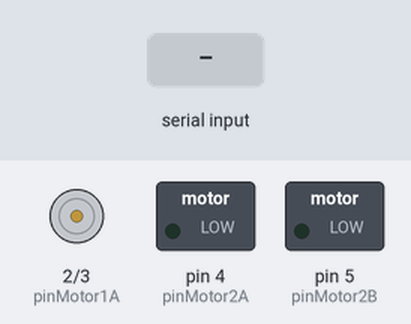
Simulated run of this sketch. Board: Arduino Uno, built with avr-gcc and run on an emulated ATmega328P. On the bench: motor-driver pin pairs drawn as motors (green arrow = first pin HIGH = forward, orange = second pin HIGH = backward, longer = more drive), switched loads named in the sketch (green lamp = pin HIGH). The inputs (shaded band) are chosen by the test bench.

Above: at 1.2 s.
1.3 s: "a" received over Serial
At 1.8 s:
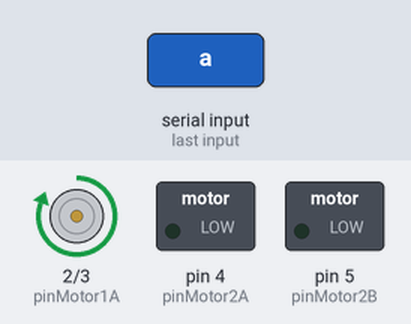
3.8 s: "d" received over Serial
At 4.6 s:
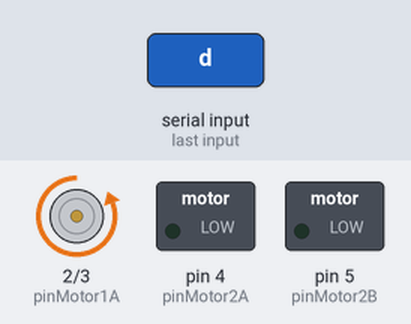
Timing chart, 0 to 6.8 s (numbered marks = the images above; inputs shaded):
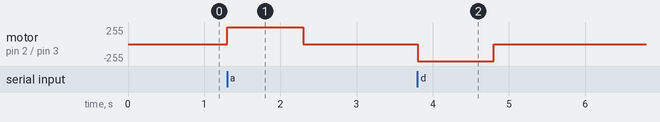

The sketch:

motores2.ino
```cpp
const int pinMotor1A = 2;
const int pinMotor1B = 3;

const int pinMotor2A = 4;
const int pinMotor2B = 5;


void setup() {
  // put your setup code here, to run once:
  Serial.begin(9600);
  pinMode(pinMotor1A, OUTPUT);
  pinMode(pinMotor1B, OUTPUT);
  pinMode(pinMotor2A, OUTPUT);
  pinMode(pinMotor2B, OUTPUT);
}

void loop() {
  if (Serial.available()) {
    char dato= Serial.read();
    if(dato=='a'){
      moveMotor(1);
      delay(1000);
      stopMotor();
      }
      else if(dato == 'd'){
      moveMotor(2);
      delay(1000);
      stopMotor();
     }
  }
}

void moveMotor(int pinMotor){
  if(pinMotor == 1){
    digitalWrite(pinMotor1A, HIGH); //mueve motor 1B
  }
  else if(pinMotor == 2){
    digitalWrite(pinMotor1B, HIGH); //mueve motor 1A
  }
  else if(pinMotor == 3){
    digitalWrite(pinMotor2A, HIGH);
  }
  else if(pinMotor == 4){
    digitalWrite(pinMotor2B, HIGH);
  }
}

void stopMotor(){
    digitalWrite(pinMotor1A, LOW);
    digitalWrite(pinMotor1B, LOW);
    digitalWrite(pinMotor2A, LOW);
    digitalWrite(pinMotor2B, LOW);
}
```

Measured:
- after the input at 1.3 s, motor on pin 2 (pinMotor1A) / pin 3 (pinMotor1B): stopped → forward 255/255 at once, → stopped 1.0 s later
- after the input at 3.8 s, motor on pin 2 (pinMotor1A) / pin 3 (pinMotor1B): stopped → backward 255/255 at once, → stopped 1.0 s later
